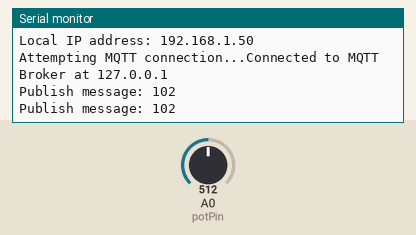
Bench run of a sketch on a simulated ESP8266 (NodeMCU). On the bench: the last lines printed to the serial monitor. Inputs (shaded band) come from the test bench; at power-on: A0 (potPin) = 512. WiFi joins after 1.5 s; servers stay silent unless stated; no MQTT or app messages arrive unless stated.

Above: at 2.7 s.
2.8 s: A0 (potPin) set to 716
At 4.1 s:
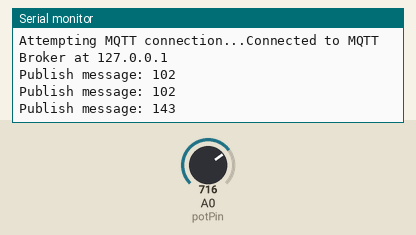
4.3 s: A0 (potPin) set to 900
At 5.4 s:
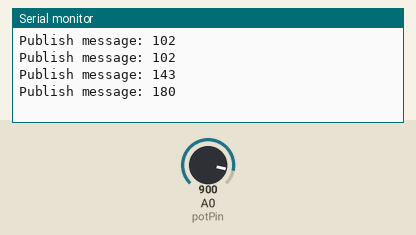
Timing chart, 0 to 7.3 s (numbered marks = the images above; inputs shaded):
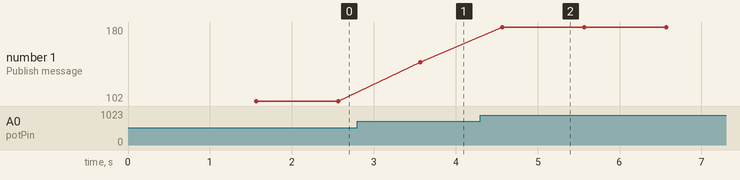

The sketch:

mqtt_potentiometer.ino
```cpp
/**
 * Based on "Basic ESP8266 MQTT example" by the PubSubClient library
 *
 * The intention is to run this code on an ESP8266 with a potentiometer connected,
 * and use this to control a servo on another ESP8266 using MQTT transmitting in
 * intervals (alternatively on change). Use the 'mqtt_servo' code for the other device.
 *
 * It listens to the potentiometer and publishes to the topic 'servo'
 */


#include <ESP8266WiFi.h>
#include <PubSubClient.h>

// Change these to values suitable for your network
const char* ssid = "LAN Solo";                   // Wi-Fi name
const char* password = "EmpireDidNothingWrong";  // Wi-Fi password
const char* mqtt_server = "127.0.0.1";           // The IP/host of the device running your MQTT broker

WiFiClient espClient;
PubSubClient client(espClient);

long lastMsg = 0;
char msg[50];
const int publishInterval = 1000; // Publish potentiometer value ever x millisec


const int potPin = A0;            // Pin of connected analog potentiometer
int val = 0;                      // Store value for potentiometer (0-1023)
float conversion = 1024/180;      // Servo needs to receive values in degrees - this servo rotates 180 degrees
int servoVal = 0;                 // Store value from potentiomenter to publish to servo
//int oldServoVal = 0;            // Uncomment if you want to publish message on value change instead of by interval
//const int minPublishInterval =  // Define this as minimum interval (ms) if you want to publish data on value change


void setup() {
  Serial.begin(115200);                // Default ESP8266 baud rate
  setup_wifi();
  client.setServer(mqtt_server, 1883); // Default MQTT port
  client.setCallback(callback);        // Function to be called when message on subscribed topic is received
}


void setup_wifi() {
  delay(10);

  Serial.print("\nConnecting to ");
  Serial.println(ssid);

  // Connect to a WiFi network
  WiFi.begin(ssid, password);

  while (WiFi.status() != WL_CONNECTED) {
    delay(500);
    Serial.print(".");
  }

  Serial.println("");
  Serial.println("WiFi connected");
  Serial.print("Local IP address: ");
  Serial.println(WiFi.localIP());
}


void callback(char* topic, byte* payload, unsigned int length) {
  Serial.print("Message arrived [");
  Serial.print(topic);
  Serial.print("]: ");
  for (int i = 0; i < length; i++) {
    Serial.print((char)payload[i]);
  }
  Serial.println();

  /*
   * This device does not subscribe to any messages, thus this function can be empty
   */

}


void reconnect() {
  // Loop until we're reconnected
  while (!client.connected()) {
    Serial.print("Attempting MQTT connection...");
    // Attempt to connect
    if (client.connect("ESP8266Client Potentiometer")) {
      Serial.println("Connected to MQTT Broker at " + (String) mqtt_server);
      // Once connected, publish a test message
      client.publish("test", "hello broker");
    } else {
      Serial.print("failed, rc=");
      Serial.print(client.state());
      Serial.println(" try again in 5 seconds");
      // Wait 5 seconds before retrying
      delay(5000);
    }
  }
}


void loop() {
  val = analogRead(potPin);     // Read potentiometer value (0-1023)
  servoVal = val/conversion;    // Convert value to degrees (0-180)

  if (!client.connected()) {
    reconnect();
  }
  client.loop();

  long now = millis();
  if (now - lastMsg > publishInterval) {
    lastMsg = now;
    snprintf (msg, 75, "%ld", servoVal);
    Serial.print("Publish message: ");
    Serial.println(msg);
    client.publish("servo", msg);
  }

  /*  Alternatively, instead of sending a value every x millisec,
   *  you can send a value on change. Though this may cause a slight
   *  hiccup, as your device will publish A LOT of data. In this case
   *  I recommend using a minimum publishing interval as well.
   */

  /*
  if ((servoVal != oldServoVal) && (now - lastMsg > minPublishInterval)) {
    lastMsg = now;
    snprintf (msg, 75, "%ld", servoVal);
    Serial.print("Publish message: ");
    Serial.println(msg);
    client.publish("servo", msg);
    oldServoVal = servoVal;
  }
  */
}
```

Measured:
- after the input at 2.8 s, the serial monitor: prints a new line after 0.77 s (image 1)
- after the input at 4.3 s, the serial monitor: prints a new line after 0.27 s (image 2)
- plotted number 1: 102 → 143 after the input at 2.8 s, 143 → 180 after the input at 4.3 s
